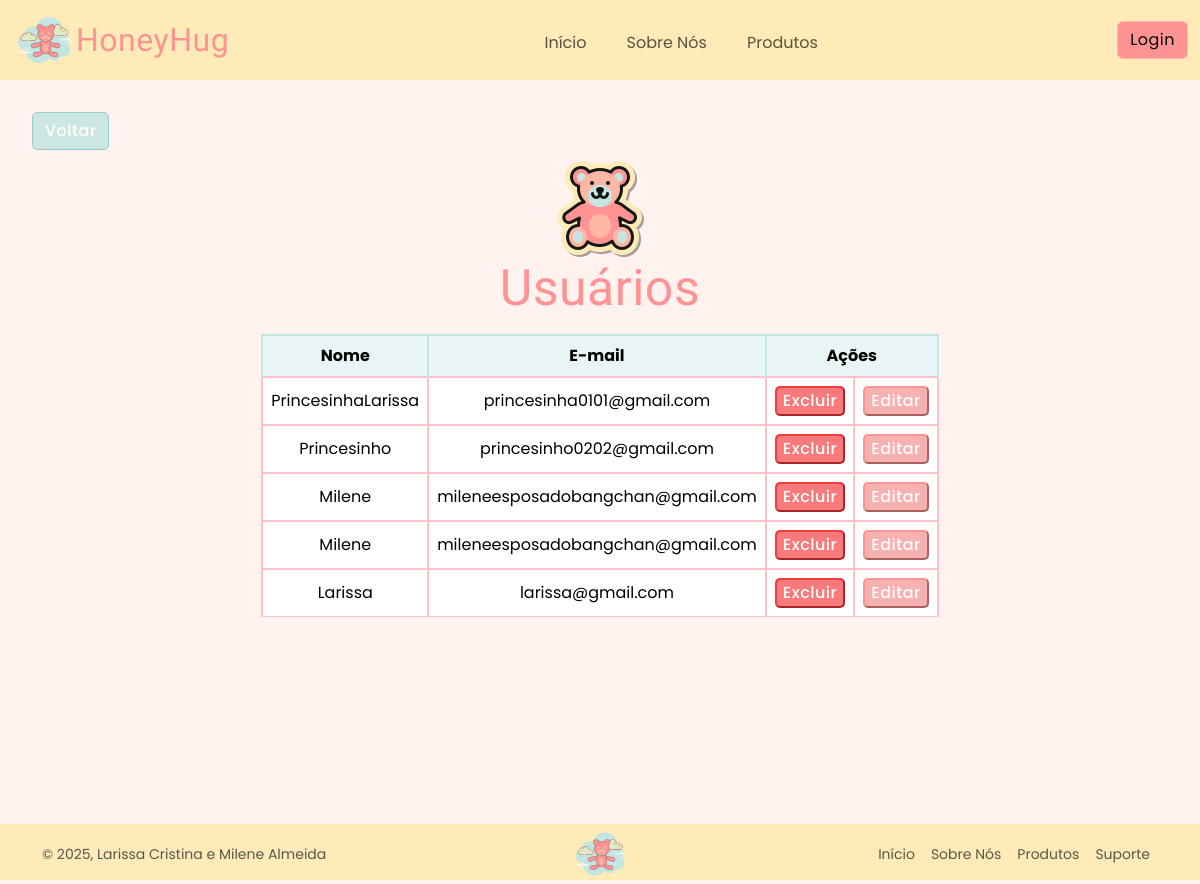
Page /usuarios (signed in) on the earlier database version.
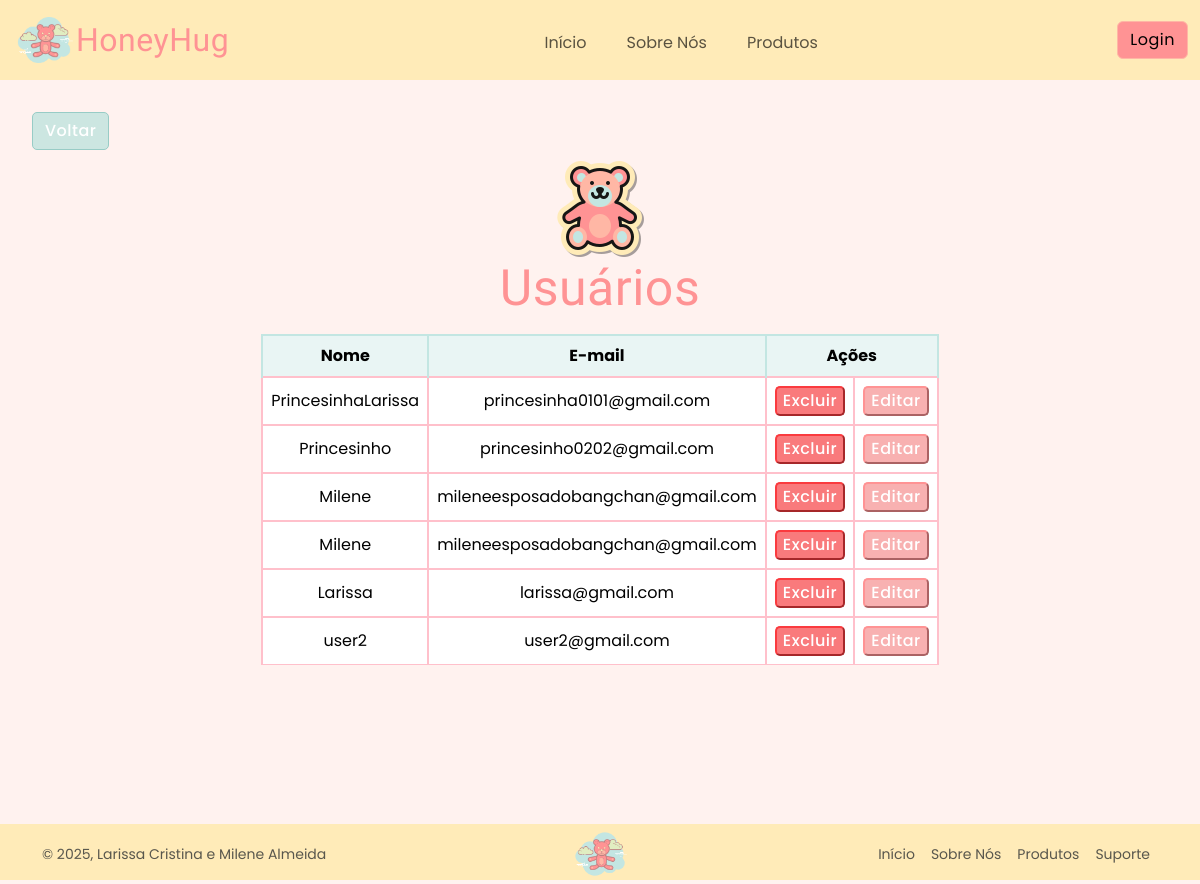
Same page on the later database version.
### app/models.py (models this page shows)
class Usuario(models.Model):
    nome = models.CharField(max_length = 100)
    email = models.EmailField()
    senha = models.CharField(max_length = 16)
    CEP = models.CharField(max_length = 8,  null=True)
    logradouro = models.CharField(max_length = 100,  null=True)
    bairro = models.CharField(max_length = 100,  null=True)
    localidade = models.CharField(max_length = 100,  null=True)
    estado = models.CharField(max_length = 100,  null=True)
    numero_residencia = models.IntegerField(null=True)

### app/views.py (the view)
# urls.py: path('usuarios', views.exibirUsuarios , name = "exibirUsuarios"),
def exibirUsuarios(request):
    if not request.session.get("email"):
        return redirect("app")
    usuarios = Usuario.objects.all().values()
    return render(request, "usuarios.html", {'listUsuarios': usuarios})

### app/templates/usuarios.html (shortened to what this page needs)
{% extends 'template.html' %}
{% load static %}
{% block conteudo %}
<a href="{% url 'dashboard' %}"><button id="btnVoltar" class="btn ">Voltar</button></a>
<div class="users d-flex flex-column align-items-center justify-content-center mt-2 mb-2">
    <img src="{% static 'assets/users.png' %}" alt="">
    <h1 id="h1Usuarios">Usuários</h1>
</div>
    <table class="table table-hover p-3 m-auto" style="width: 40%;">
        <tr id="trUsuarios">
            <th>Nome</th>
            <th>E-mail</th>
            <th colspan= "2">Ações</th>
        </tr>
        {% for user in listUsuarios %}
            <tr>
                <td>{{user.nome}}</td>
                <td>{{user.email}}</td>
                <td><a href="{% url 'excluirUsuario' user.id %}"> <button  id="btnExcluir"> Excluir </button> </a></td>
                <td><a href="{% url 'editarUsuario' user.id %}"> <button id="btnEditar"> Editar</button> </a></td>
            </tr>
        {% endfor %}
    </table>
{% endblock %}

Differences in the rows shown:
added Usuario: nome "user2", email "user2@gmail.com"
